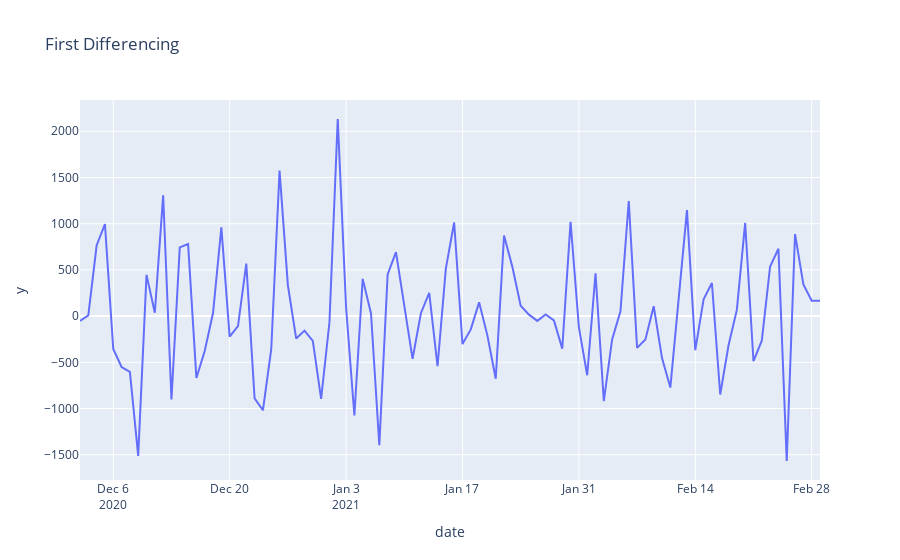
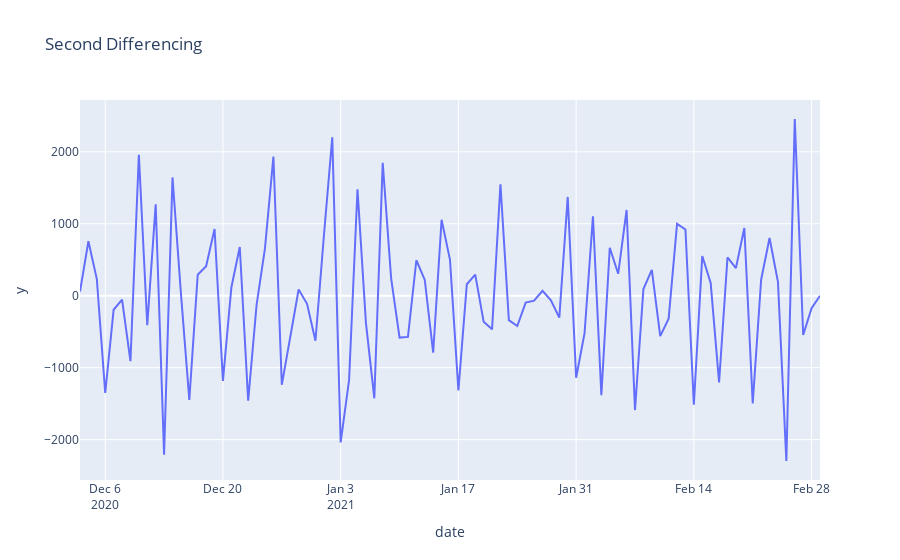

The cell these charts' notebook holds for them, in order:
### Markdown cell above
### Identifying the best PDQ values

### Code cell
first_diff_ts = training_data_df['dependent'].diff().dropna()
scnd_diff_ts= training_data_df['dependent'].diff().diff().dropna()
fig1 = px.line(first_diff_ts,x=first_diff_ts.index,y=first_diff_ts, title="First Differencing")
fig2 = px.line(scnd_diff_ts,x=scnd_diff_ts.index,y=scnd_diff_ts, title="Second Differencing")
fig1.show()
fig2.show()
